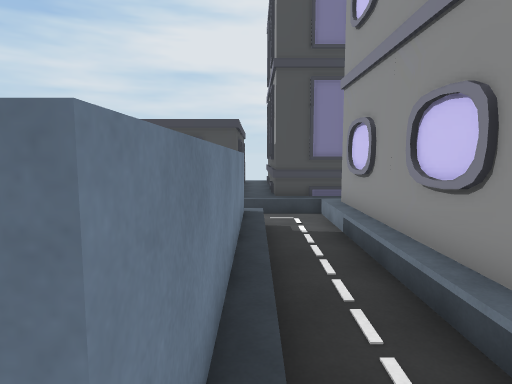
view 1 (above)

20 first-person views from a walk through a scene from a Unity 3-D project. The camera is 1.4 m above the floor, tilts 6° down and sees 75° across. The floor is counted in squares, 1 m on a side. Each view is taken from the middle of a square. On the plan, view 1 faces up. The plan holds only what a view shows up to about 15 squares ahead; the rest is blank. The place goes on beyond the plan. The player character is not drawn.

view 2
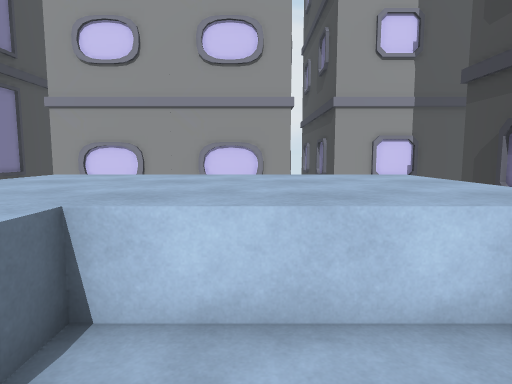

view 3
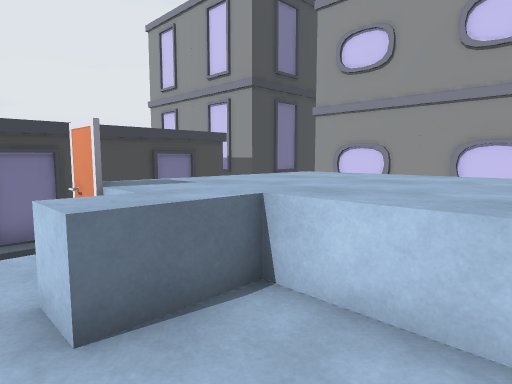

view 4
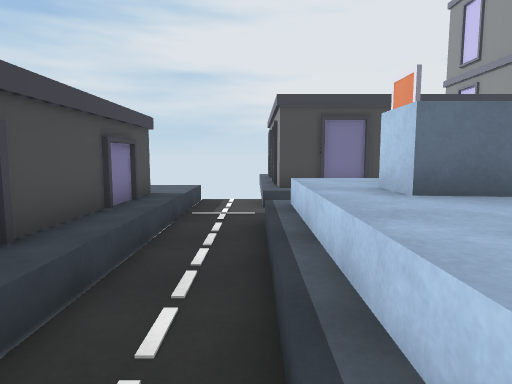

view 5
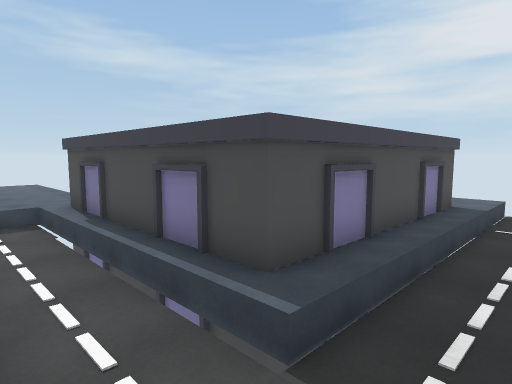

view 6
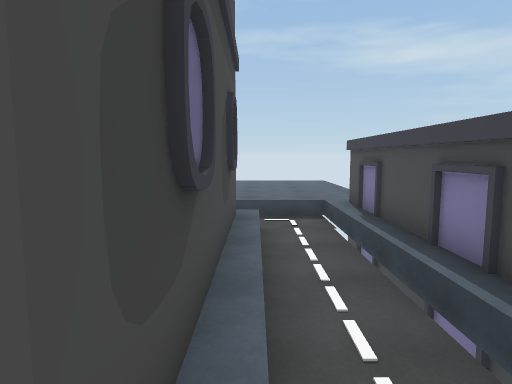

view 7
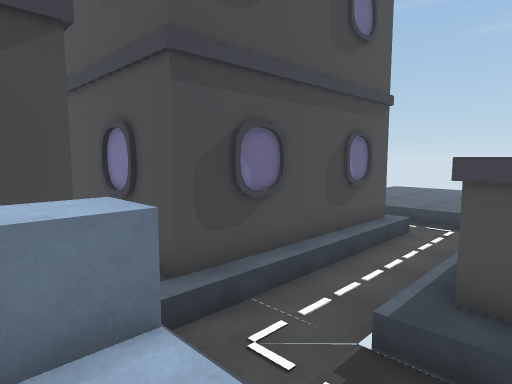

view 8
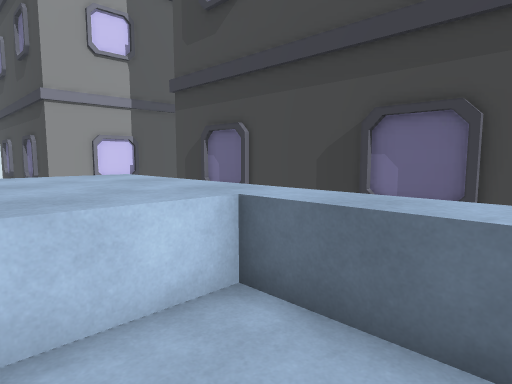

view 9
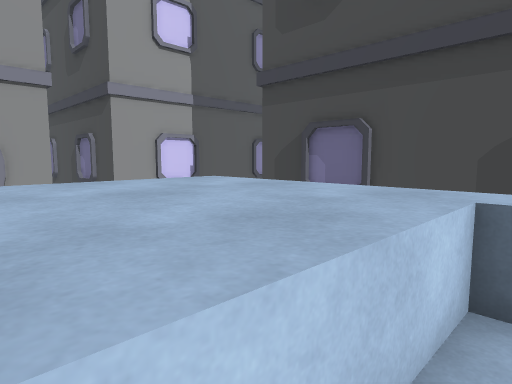

view 10
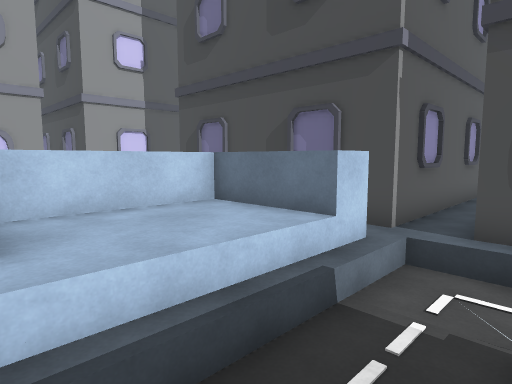

view 11
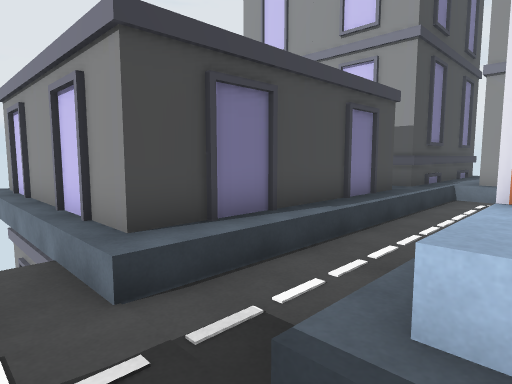

view 12
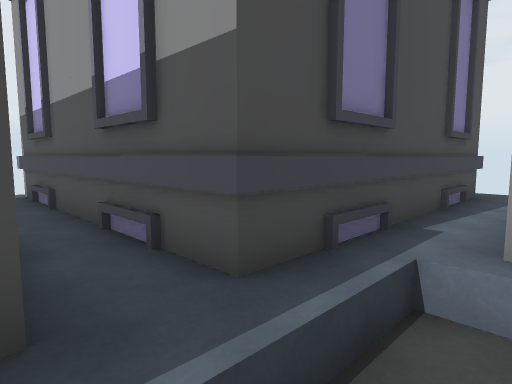

view 13
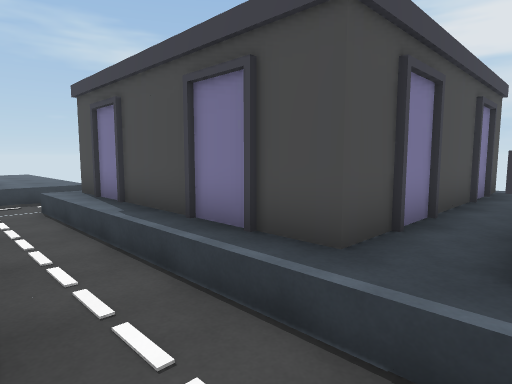

view 14
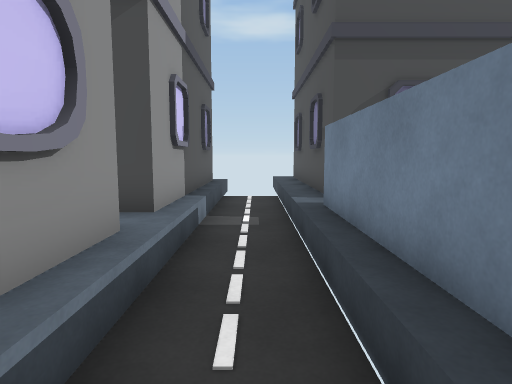

view 15
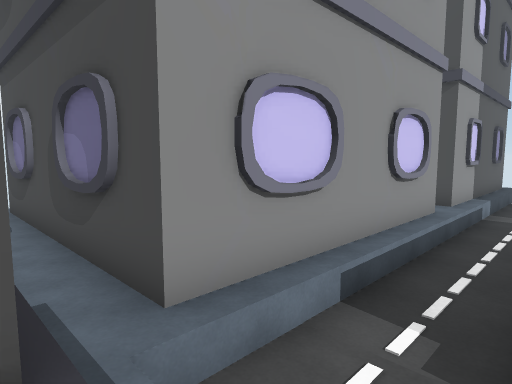

view 16
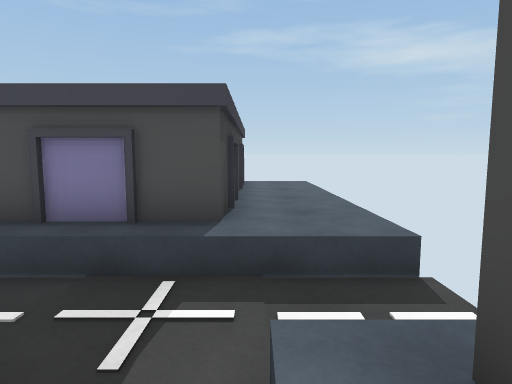

view 17
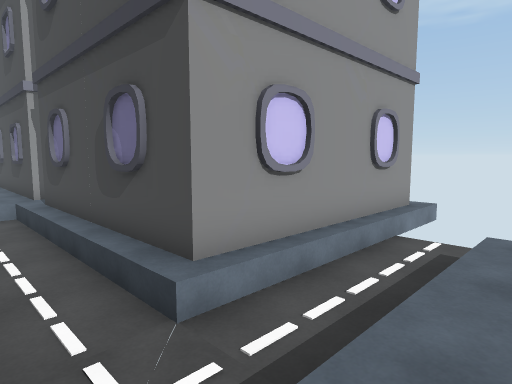

view 18
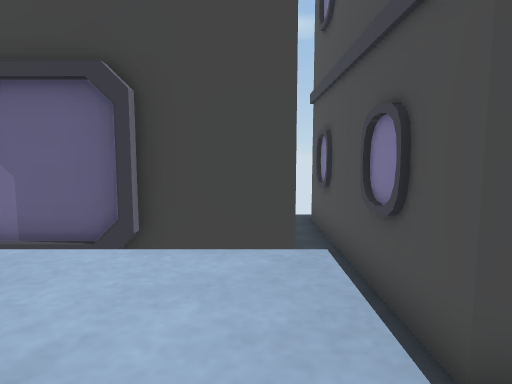

view 19
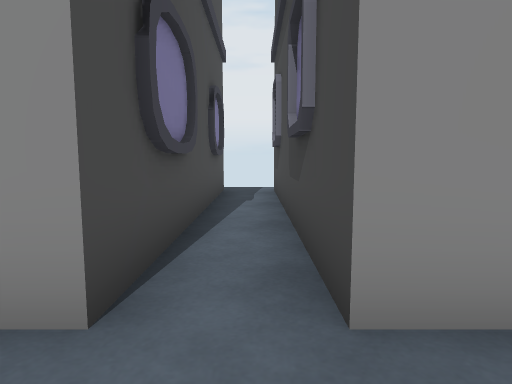

view 20
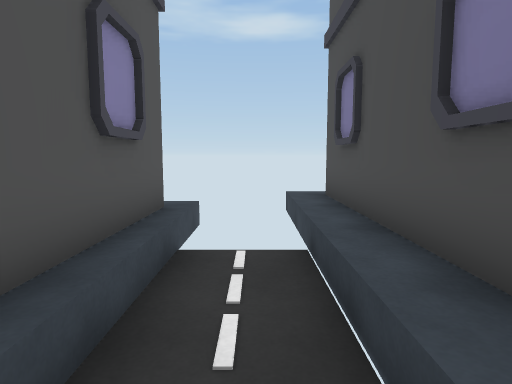

### Floor plan
Key: @ floor where view 1 was taken; # wall or solid block; . main floor; : floor 0.5 m higher than the main floor; - floor 0.5 m lower than the main floor; / step, stairs or slope; = window, fence, low wall or low ledge; ^ raised ledge.
Columns run from 21 left of view 1 to 10 right of it. Each row starts with its distance up from view 1.
 20                     # #
 19                     #.#
 18              #      #.#
 17              #      #.#
 16              #      #.#
 15              #      #.#
 14              #      #.#
 13              #      #.#
 12   ......../-/########.########
 11   ......../-////////////.......
 10    ^^^^^^^/------------/########
  9          ^/-////  ////-/#
  8          ^/-/::=^^^^^^-/#
  7          ^/-/:::^^^^^^-/#
  6          ^/-/:==^^^^^^-/#
  5          ^/-/:::^^^^^^-/#
  4          ^/-/:::^^^^^^-/#
  3 ..^^^^^^^^/-/:::^^^^^^-/########
  2 .//////////-/:::^^^^^^-/........
  1 ./----------/^^^^^^^^^-/########
  0 ./-//////////......  @-/#
 -1 ./-/########.########/-/#
 -2 ./-/#      #.#      #/-/#
 -3  /-/#      #.#      #/-/#
 -4  /-/#      #.#      #/-/#
 -5   -/#      #.#      ##  #
 -6     #      #.#
 -7     #      #.#
 -8            #.#

Where each view was taken, in squares from view 1:
view 1: 0 up, 0 right, facing up
view 2: 4 up, 8 left, facing right
view 3: 3 up, 8 left, facing up-right
view 4: 2 up, 9 left, facing up
view 5: 0 up, 9 left, facing up-left
view 6: 0 up, 9 left, facing left
view 7: 4 up, 7 left, facing down-left
view 8: 4 up, 8 left, facing down-right
view 9: 5 up, 6 left, facing down-right
view 10: 6 up, 11 left, facing down-right
view 11: 8 up, 10 left, facing up-right
view 12: 10 up, 1 left, facing up-right
view 13: 9 up, 1 right, facing up-left
view 14: 7 up, 1 right, facing down
view 15: 12 up, 0 right, facing down-right
view 16: 11 up, 7 left, facing left
view 17: 2 up, 21 left, facing down-right
view 18: 2 up, 8 left, facing down
view 19: 2 up, 1 right, facing right
view 20: 0 up, 1 right, facing down
